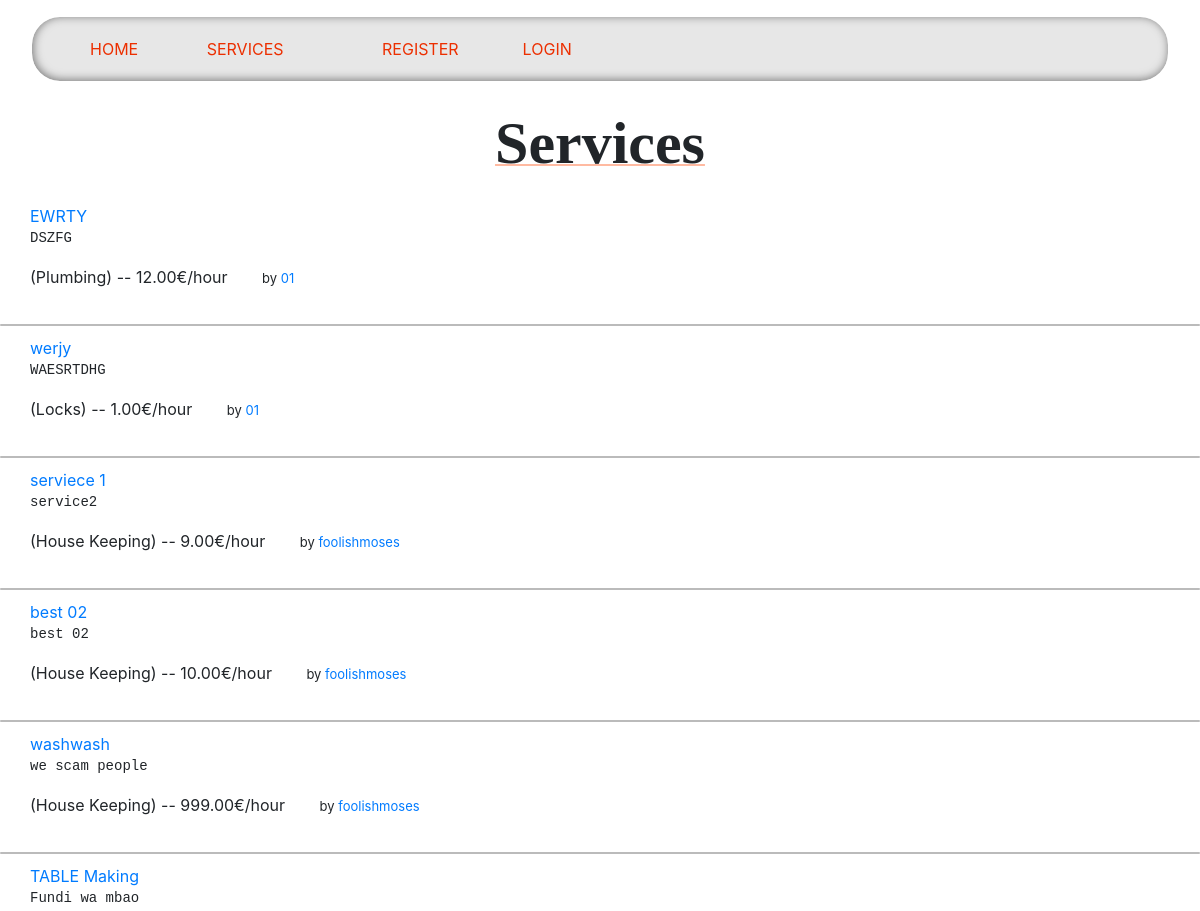
The page /services/ (upper part) on the database as committed earlier.
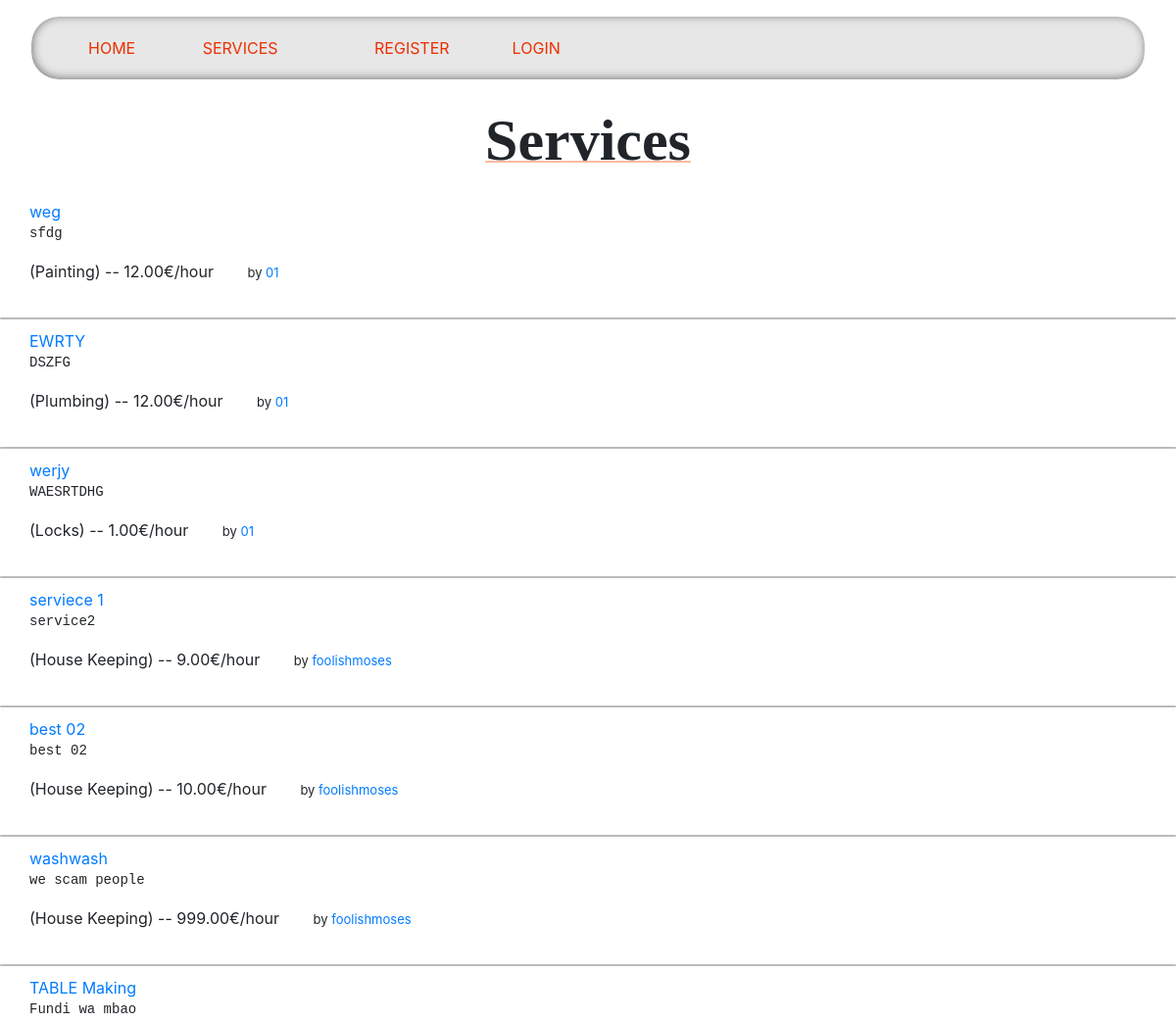
The same page on the database as committed later.
### services/models.py (models this page shows, shortened)
class Service(models.Model):
    company = models.ForeignKey(Company, on_delete=models.CASCADE)
    name = models.CharField(max_length=40)
    description = models.TextField()
    price_hour = models.DecimalField(decimal_places=2, max_digits=100)
    rating = models.IntegerField(validators=[MinValueValidator(
        0), MaxValueValidator(5)], default=0)
    choices = (
        ('Air Conditioner', 'Air Conditioner'),
        ('Carpentry', 'Carpentry'),
        ('Electricity', 'Electricity'),
        ('Gardening', 'Gardening'),
        ('Home Machines', 'Home Machines'),
        ('House Keeping', 'House Keeping'),
        ('Interior Design', 'Interior Design'),
        ('Locks', 'Locks'),
        ('Painting', 'Painting'),
        ('Plumbing', 'Plumbing'),
        ('Water Heaters', 'Water Heaters'),
    )
    field = models.CharField(max_length=30, blank=False,
                             null=False, choices=choices)
    date = models.DateTimeField(auto_now=True, null=False)

### users/models.py (models this page shows, shortened)
class Company(models.Model):
    user = models.OneToOneField(
        User, on_delete=models.CASCADE, primary_key=True)
    field = models.CharField(max_length=70, choices=(('Air Conditioner', 'Air Conditioner'),
                                                     ('All in One', 'All in One'),
                                                     ('Carpentry', 'Carpentry'),
                                                     ('Electricity',
                                                      'Electricity'),
                                                     ('Gardening', 'Gardening'),
                                                     ('Home Machines',
                                                      'Home Machines'),
                                                     ('House Keeping',
                                                      'House Keeping'),
                                                     ('Interior Design',
                                                      'Interior Design'),
                                                     ('Locks', 'Locks'),
                                                     ('Painting', 'Painting'),
                                                     ('Plumbing', 'Plumbing'),
                                                     ('Water Heaters', 'Water Heaters')), blank=False, null=False)
    rating = models.IntegerField(
        validators=[MaxValueValidator(5), MinValueValidator(0)], default=0)

class User(AbstractUser):
    is_company = models.BooleanField(default=False)
    is_customer = models.BooleanField(default=False)
    email = models.EmailField(unique=True)
    USERNAME_FIELD = 'email'
    REQUIRED_FIELDS = ['username']
    def __str__(self):
        return self.username

### services/views.py (the view)
# urls.py: path('', views.service_list, name='services_list'),
def service_list(request):
    services = Service.objects.all().order_by("-date")
    return render(request, 'services/list.html', {'services': services})

### services/templates/services/list.html (shortened to what this page needs)
{% extends 'main/base.html' %}
{% block content %}
    <p class="title">Services</p>
    <div class="services_list">
        {% if services %}
            {% for service in services.all %}
                <div style="display: ruby;">
                    <div class="service_list_info">
                        <li>
                            <a href="/services/{{ service.id }}">
                                {{ service.name }}
                                <pre>{{ service.description }}</pre>
                            </a> ({{ service.field }}) -- {{ service.price_hour }}€/hour
                        </li>
                    </div>
                    <p style="display: block; margin: 0; float: right; font-size: small; margin-right: 30px;">
                        by <a href="/company/{{ service.company.user }}">{{ service.company.user }}</a>
                    </p>
                </div>
                {% if forloop.counter != services.all|length %}
                    <div class="line"></div>
                {% endif %}
            {% endfor %}
        {% else %}
            <h2>Sorry, no services available yet.</h2>
        {% endif %}
    </div>
{% endblock %}

Rows that differ between the two databases and show on the page:
added Service: name "weg", description "sfdg", field "Painting", price_hour "12.00", company.user "01"
